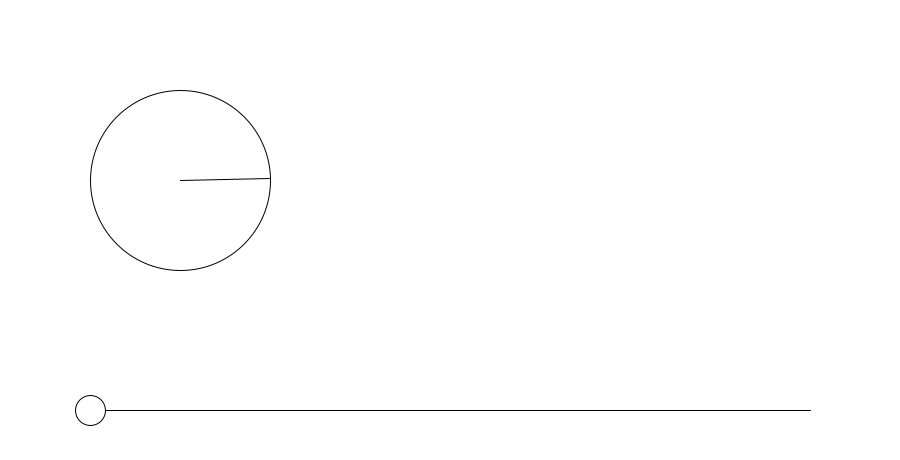
Frame 1 (no input)
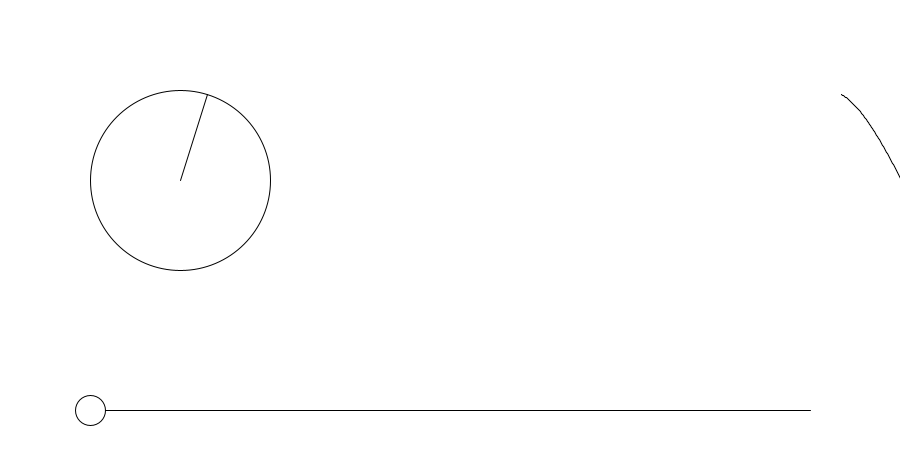
Frame 60 (the mouse pressed at the canvas centre just before this capture)
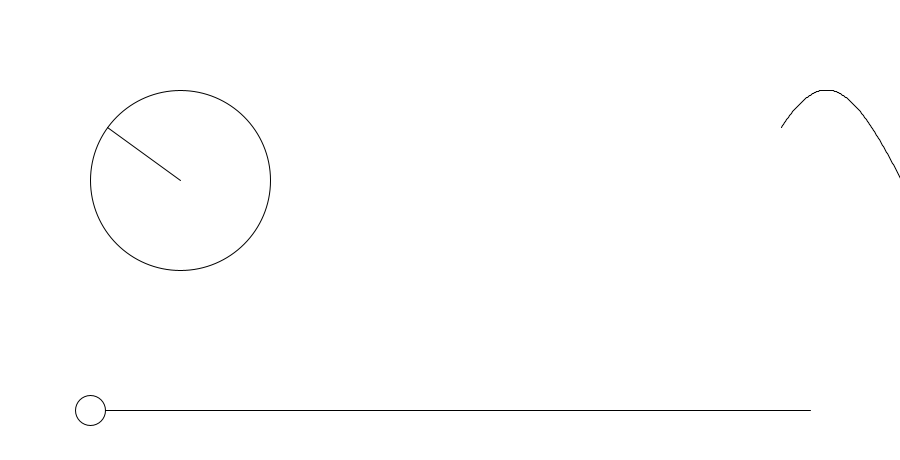
Frame 120 (the mouse held since frame 60 and released just before this capture)

The Processing sketch that drew these frames (run headless with seeded random() and noise(); from frame 60 on, the mouse is pressed at the canvas centre):

// Processing sketch: InteractiveSquareWaveFourierTransform
// ── InteractiveSquareWaveFourierTransform.pde
ArrayList<Float> wave;
int terms;

void setup() {
  size(900, 460);

  wave = new ArrayList<Float>();
  terms = 1;
}

void draw() {
  background(255);
  pushMatrix();
  translate((height-100)/2, (height-100)/2);

  float totalSin = 0;

  noFill();
  for (int i = 1; i <= terms; i++) {
    float cos = cos(-frameCount/300.0*(i*2-1)*TWO_PI);
    float sin = sin(-frameCount/300.0*(i*2-1)*TWO_PI);

    ellipse(0, 0, (height-100)/2/(i*2-1), (height-100)/2/(i*2-1));
    line(0, 0, cos*(height-100)/(i*2-1)/4, sin*(height-100)/(i*2-1)/4);

    translate(cos*(height-100)/(i*2-1)/4, sin*(height-100)/(i*2-1)/4);

    totalSin+= sin/(i*2-1);
  }
  popMatrix();

  wave.add(totalSin);

  for (int i = 0; i < wave.size(); i++)
    line(width-i, (height-100)/2+wave.get(i)*(height-100)/4, width-i-(i < wave.size()-1 ? 1 : 0), (height-100)/2+wave.get(i < wave.size()-1 ? i+1 : i)*(height-100)/4);

  if (wave.size() >= width-(height-100))
    wave.remove(0);

  line(width*0.1, height-50, width*0.9, height-50);

  fill(255);
  ellipse(width*0.1+(terms-1)/50.0*width*0.8, height-50, 30, 30);

  if (mouseX > width*0.1 && mouseX < width*0.9 && mouseY > height-65 && mouseY < height-35 && mousePressed)
    terms = int((mouseX-width*0.1)/(width*0.8)*50)+1;
}
